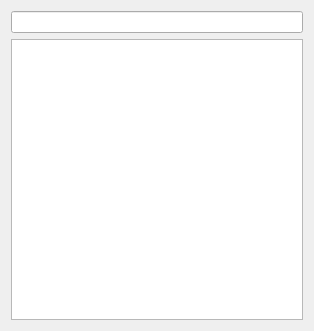
<?xml version="1.0" encoding="UTF-8"?>
<ui version="4.0">
 <class>AccountLookup</class>
 <widget class="QWidget" name="AccountLookup">
  <property name="geometry">
   <rect>
    <x>0</x>
    <y>0</y>
    <width>314</width>
    <height>331</height>
   </rect>
  </property>
  <property name="windowTitle">
   <string>Account Lookup</string>
  </property>
  <layout class="QVBoxLayout" name="verticalLayout">
   <item>
    <widget class="SearchEdit" name="searchEdit"/>
   </item>
   <item>
    <widget class="QListWidget" name="namesList">
     <property name="editTriggers">
      <set>QAbstractItemView::NoEditTriggers</set>
     </property>
     <property name="selectionBehavior">
      <enum>QAbstractItemView::SelectRows</enum>
     </property>
     <property name="uniformItemSizes">
      <bool>true</bool>
     </property>
     <property name="selectionRectVisible">
      <bool>true</bool>
     </property>
    </widget>
   </item>
  </layout>
 </widget>
 <customwidgets>
  <customwidget>
   <class>SearchEdit</class>
   <extends>QLineEdit</extends>
   <header>support.search_edit</header>
  </customwidget>
 </customwidgets>
 <resources/>
 <connections/>
</ui>
